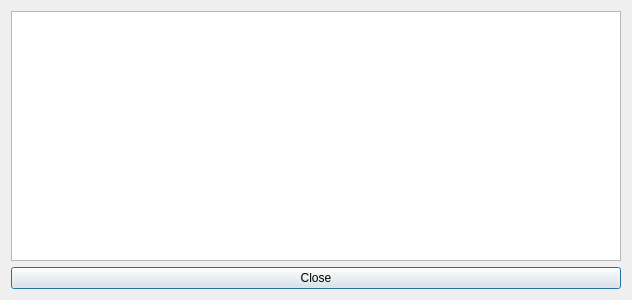
<?xml version="1.0" encoding="UTF-8"?>
<ui version="4.0">
 <class>identifyDialog</class>
 <widget class="QDialog" name="identifyDialog">
  <property name="windowModality">
   <enum>Qt::ApplicationModal</enum>
  </property>
  <property name="geometry">
   <rect>
    <x>0</x>
    <y>0</y>
    <width>632</width>
    <height>300</height>
   </rect>
  </property>
  <property name="sizePolicy">
   <sizepolicy hsizetype="Preferred" vsizetype="Preferred">
    <horstretch>0</horstretch>
    <verstretch>0</verstretch>
   </sizepolicy>
  </property>
  <property name="windowTitle">
   <string>Identify Tool</string>
  </property>
  <layout class="QGridLayout" name="gridLayout">
   <item row="0" column="0">
    <widget class="QTableWidget" name="identifyTableWidget">
     <property name="editTriggers">
      <set>QAbstractItemView::NoEditTriggers</set>
     </property>
    </widget>
   </item>
   <item row="1" column="0">
    <widget class="QPushButton" name="closeButton">
     <property name="text">
      <string>Close</string>
     </property>
    </widget>
   </item>
  </layout>
 </widget>
 <resources/>
 <connections>
  <connection>
   <sender>closeButton</sender>
   <signal>clicked()</signal>
   <receiver>identifyDialog</receiver>
   <slot>close()</slot>
   <hints>
    <hint type="sourcelabel">
     <x>148</x>
     <y>282</y>
    </hint>
    <hint type="destinationlabel">
     <x>270</x>
     <y>254</y>
    </hint>
   </hints>
  </connection>
 </connections>
</ui>
